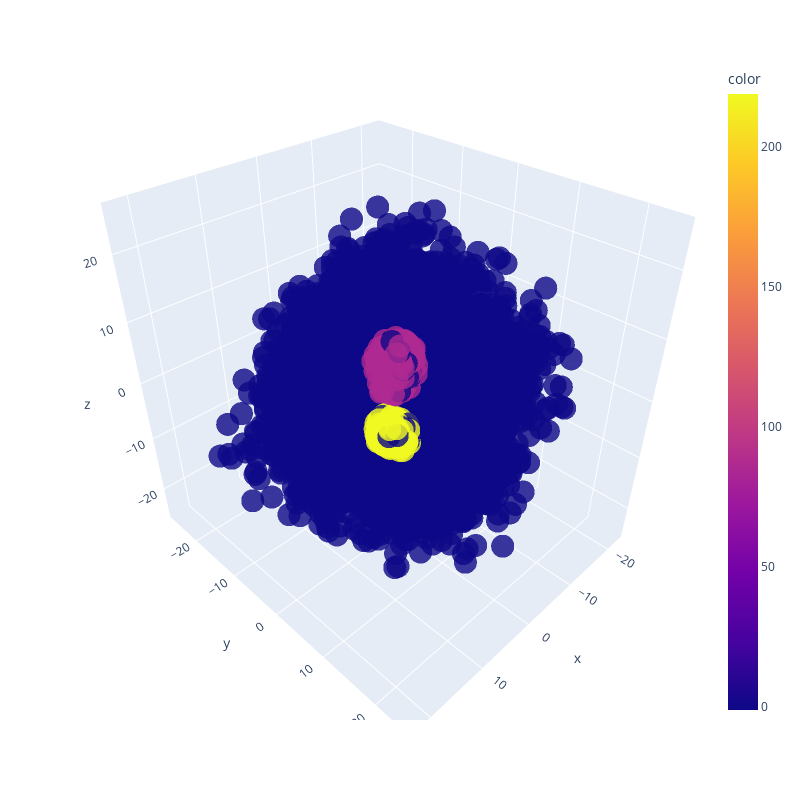

Write notebook code for a chart like this one.
### Code cell
# Plot with plotly in 3D
import plotly.express as px

fig = px.scatter_3d(x=X_transformed[:, 0], y=X_transformed[:, 1], z=X_transformed[:, 2], color=labels_new, opacity=0.8)

# make plot larger
fig.update_layout(width=800, height=800)


fig.show()

### Figure 1 — Plotly figure (JSON) as saved in the notebook; plotly's stock layout.template omitted (floating-point values rounded to 4 significant figures; data arrays with more than 128 entries replaced by an {"elided": "..."} marker saying what was removed)
{"data": [{"hovertemplate": "x=%{x}<br>y=%{y}<br>z=%{z}<br>color=%{marker.color}<extra></extra>", "legendgroup": "", "marker": {"color": {"elided": "6000 int values"}, "coloraxis": "coloraxis", "opacity": 0.8, "symbol": "circle"}, "mode": "markers", "name": "", "scene": "scene", "showlegend": false, "x": {"elided": "6000 float values"}, "y": {"elided": "6000 float values"}, "z": {"elided": "6000 float values"}, "type": "scatter3d"}], "layout": {"scene": {"domain": {"x": [0.0, 1.0], "y": [0.0, 1.0]}, "xaxis": {"title": {"text": "x"}}, "yaxis": {"title": {"text": "y"}}, "zaxis": {"title": {"text": "z"}}}, "coloraxis": {"colorbar": {"title": {"text": "color"}}, "colorscale": [[0.0, "#0d0887"], [0.1111, "#46039f"], [0.2222, "#7201a8"], [0.3333, "#9c179e"], [0.4444, "#bd3786"], [0.5556, "#d8576b"], [0.6667, "#ed7953"], [0.7778, "#fb9f3a"], [0.8889, "#fdca26"], [1.0, "#f0f921"]]}, "legend": {"tracegroupgap": 0}, "margin": {"t": 60}, "width": 800, "height": 800}}
